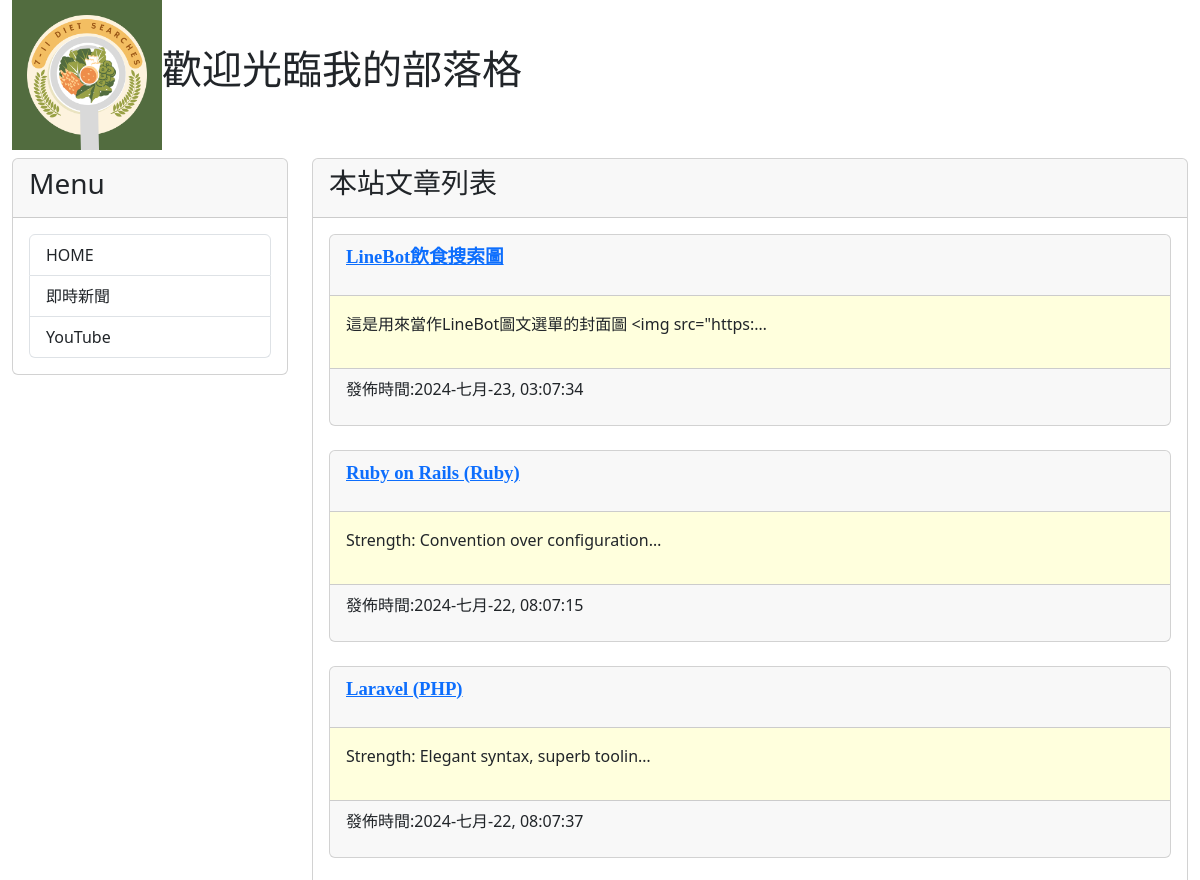
Before: / (upper part) with the older database file.
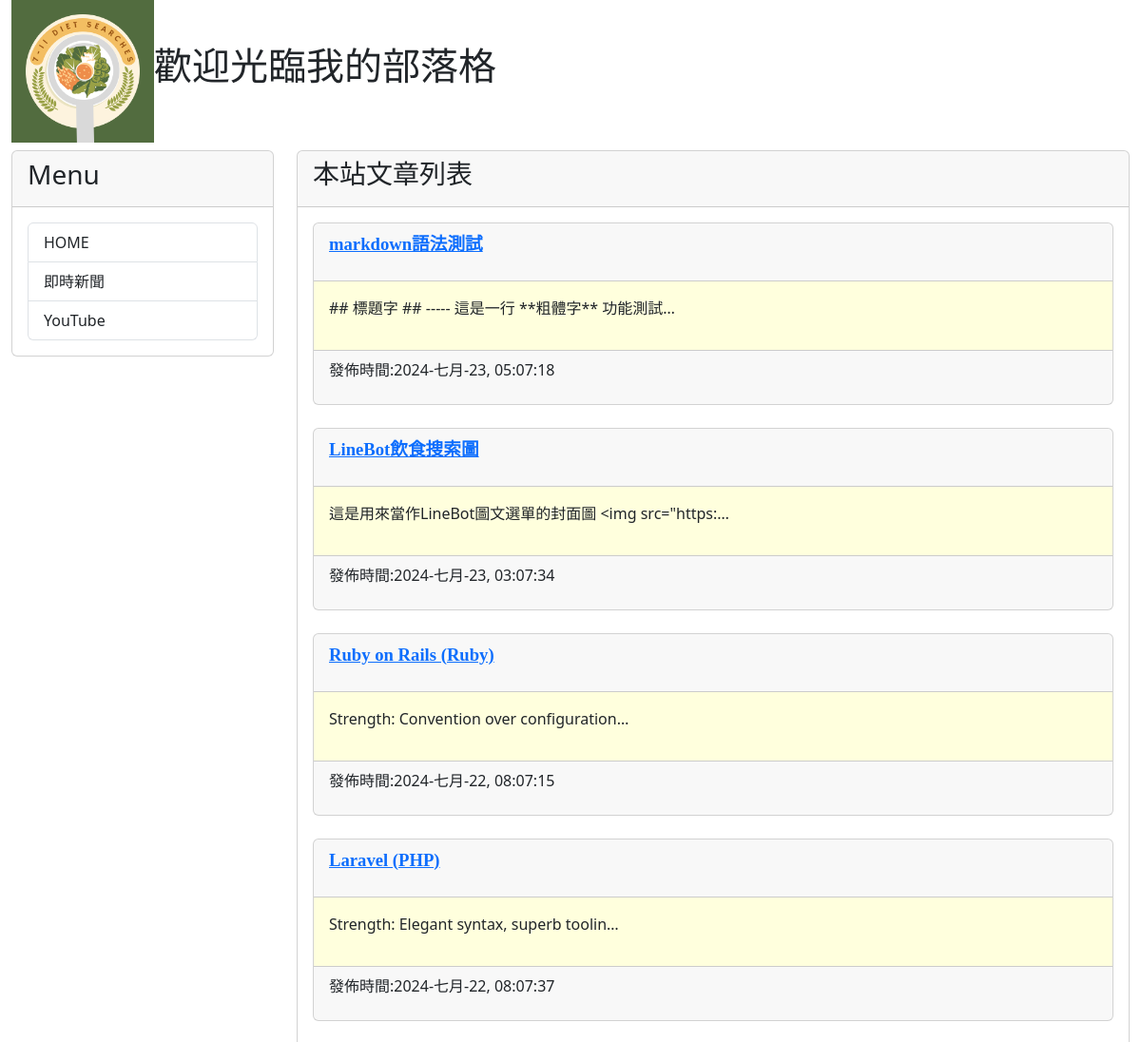
After: the same page with the newer database file.
### mysite/models.py (models this page shows, shortened)
class Post(models.Model):
    title = models.CharField(max_length=200)
    slug = models.CharField(max_length=200)
    body = models.TextField()
    pub_date = models.DateTimeField(auto_now_add=True)
    class Meta:
        ordering = ("-pub_date",)

### mysite/views.py (the view)
# urls.py: path("", homepage),
def homepage(request):
    posts = Post.objects.all()
    now = datetime.now()
    return render(request, "index.html", locals())

### templates/index.html (shortened to what this page needs)
{% extends 'base.html' %}
{% block headmessage %}
    <h3 style="font-family: 標楷體;">本站文章列表</h3>
{% endblock %}
{% block content %}
    {% for post in posts %}
    <div class="card">
        <div class="card-header">
            <p style="font-family: 微軟正黑體;font-size: 14pt;font-weight: bold;">
                <a href="/post/{{post.slug}}">{{ post.title }}</a>
            </p>
        </div>
        <div class="card-body" style="background-color: #ffffdd;">
            <p>
                {{ post.body | truncatechars:40 }}
            </p>
        </div>
        <div class="card-footer">
            <p>
                發佈時間:{{ post.pub_date | date:"Y-M-d, h:m:s" }}
            </p>
        </div>
    </div>
    <br>
    {% endfor %}
{% endblock %}

Changed rows visible on the page:
added Post: title "markdown語法測試", body "## 標題字 ## ----- 這是一行 **粗體字** 功能測試…", pub_date "2024-七月-23, 05:07:18"
